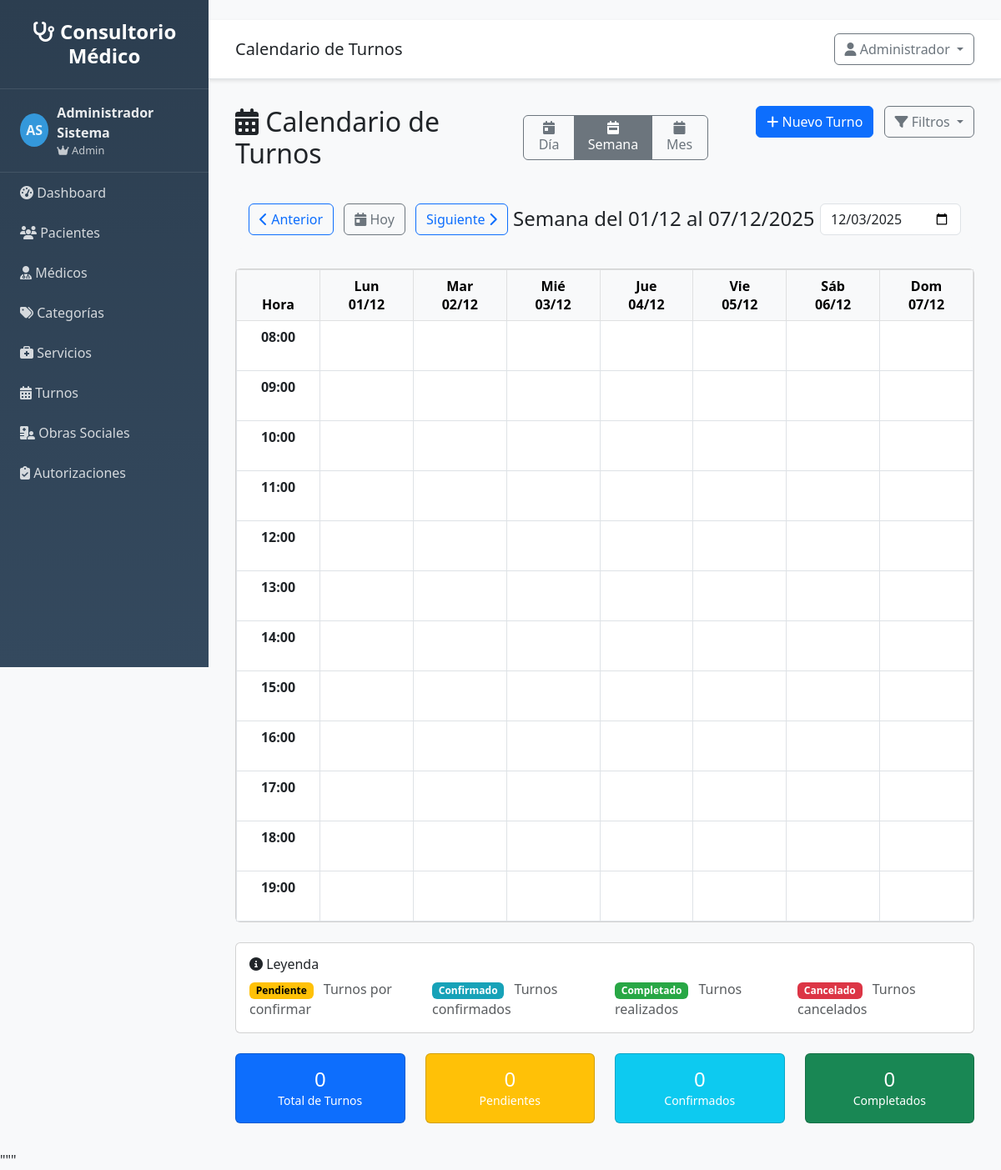
The page /turnos/calendario (signed in) on the database its author committed.
### src/models/usuario.py (models this page shows, shortened)
class Usuario(UserMixin, db.Model):
    __tablename__ = 'usuarios'
    __table_args__ = {'extend_existing': True}
    id = db.Column(db.Integer, primary_key=True)
    username = db.Column(db.String(80), unique=True, nullable=False)
    email = db.Column(db.String(120), unique=True, nullable=False)
    password_hash = db.Column(db.String(255), nullable=False)
    nombre = db.Column(db.String(100), nullable=False)
    apellido = db.Column(db.String(100), nullable=False)
    rol = db.Column(db.String(20), default='usuario')
    activo = db.Column(db.Boolean, default=True)
    ultimo_login = db.Column(db.DateTime)
    fecha_creacion = db.Column(db.DateTime, default=datetime.utcnow)
    @property
    def nombre_completo(self):
        return f"{self.nombre} {self.apellido}"
    def is_admin(self):
        return self.rol == 'admin'

### src/routes/turnos.py (the view, shortened to what this page needs)
@turnos_bp.route('/calendario')
@login_required
def calendario():
    fecha_param = request.args.get('fecha', date.today().isoformat())
    profesional_id = request.args.get('profesional_id', type=int)
    vista = request.args.get('vista', 'semana')  # dia, semana, mes
    try:
        try:
            fecha_base = datetime.strptime(fecha_param, '%Y-%m-%d').date()
        except ValueError:
            fecha_base = date.today()
        if vista == 'dia':
            fecha_inicio = fecha_base
            fecha_fin = fecha_base
        elif vista == 'semana':
            dias_desde_lunes = fecha_base.weekday()
            fecha_inicio = fecha_base - timedelta(days=dias_desde_lunes)
            fecha_fin = fecha_inicio + timedelta(days=6)
        else:  # mes
            fecha_inicio = fecha_base.replace(day=1)
            siguiente_mes = fecha_inicio.replace(month=fecha_inicio.month + 1) if fecha_inicio.month < 12 else fecha_inicio.replace(year=fecha_inicio.year + 1, month=1)
            fecha_fin = siguiente_mes - timedelta(days=1)
        turnos_query = Turno.query.filter(
            Turno.fecha >= fecha_inicio,
            Turno.fecha <= fecha_fin
        )
        if profesional_id:
            turnos_query = turnos_query.filter(Turno.profesional_id == profesional_id)
        turnos = turnos_query.order_by(Turno.fecha, Turno.hora).all()
        turnos_por_fecha = {}
        profesionales = ProfesionalService.get_all_profesionales()
        calendario_data = generar_datos_calendario(vista, fecha_base, turnos_por_fecha)
        estadisticas = calcular_estadisticas_calendario(turnos, vista)
        return render_template('turnos/calendario.html',
                             vista=vista,
                             fecha_base=fecha_base,
                             fecha_inicio=fecha_inicio,
                             fecha_fin=fecha_fin,
                             turnos_por_fecha=turnos_por_fecha,
                             profesionales=profesionales,
                             profesional_id=profesional_id,
                             calendario_data=calendario_data,
                             estadisticas=estadisticas,
                             formatear_fecha_es=formatear_fecha_es)
    except Exception as e:
        flash(f'Error al cargar calendario: {str(e)}', 'error')
        return render_template('turnos/calendario.html',
                             vista='semana',
                             fecha_base=date.today(),
                             turnos_por_fecha={},
                             profesionales=[],
                             calendario_data={},
                             estadisticas={})

### templates/turnos/calendario.html (shortened to what this page needs)
{% extends "base.html" %}
{% block page_title %}Calendario de Turnos{% endblock %}
{% block content %}
<div class="row mb-4">
    <div class="col-md-8">
        <div class="d-flex align-items-center">
            <h2 class="mb-0 me-4">
                <i class="fas fa-calendar-alt"></i> Calendario de Turnos
            </h2>
            <div class="btn-group me-3" role="group">
                <button type="button" class="btn btn-outline-secondary {% if vista == 'dia' %}active{% endif %}"
                        onclick="cambiarVista('dia')" id="btnDia">
                    <i class="fas fa-calendar-day"></i> Día
                </button>
                <button type="button" class="btn btn-outline-secondary {% if vista == 'semana' %}active{% endif %}"
                        onclick="cambiarVista('semana')" id="btnSemana">
                    <i class="fas fa-calendar-week"></i> Semana
                </button>
                <button type="button" class="btn btn-outline-secondary {% if vista == 'mes' %}active{% endif %}"
                        onclick="cambiarVista('mes')" id="btnMes">
                    <i class="fas fa-calendar"></i> Mes
                </button>
            </div>
        </div>
    </div>
    <div class="col-md-4 text-end">
        <a href="{{ url_for('turnos.nuevo') }}" class="btn btn-primary">
            <i class="fas fa-plus"></i> Nuevo Turno
        </a>
        <div class="btn-group ms-2">
            <button type="button" class="btn btn-outline-secondary dropdown-toggle" data-bs-toggle="dropdown">
                <i class="fas fa-filter"></i> Filtros
            </button>
        </div>
    </div>
</div>
<div class="row mb-4">
    <div class="col-12">
        <div class="calendar-navigation d-flex justify-content-between align-items-center">
            <div>
                <button class="btn btn-outline-primary" onclick="navegarCalendario('prev')">
                    <i class="fas fa-chevron-left"></i> Anterior
                </button>
                <button class="btn btn-outline-secondary mx-2" onclick="irAHoy()">
                    <i class="fas fa-calendar-day"></i> Hoy
                </button>
                <button class="btn btn-outline-primary" onclick="navegarCalendario('next')">
                    Siguiente <i class="fas fa-chevron-right"></i>
                </button>
            </div>
            <div>
                <h4 class="mb-0" id="fechaActual">{{ calendario_data.titulo or fecha_base.strftime('%B %Y') }}</h4>
            </div>
            <div>
                <input type="date" class="form-control" id="fechaSelector"
                       value="{{ fecha_base.isoformat() }}" onchange="irAFecha(this.value)">
            </div>
        </div>
    </div>
</div>
<div class="row">
    <div class="col-12">
        <div class="card">
            <div class="card-body p-0">
                <div id="vistaSemanal" class="calendar-view" {% if vista != 'semana' %}style="display: none;"{% endif %}>
                    <div class="table-responsive">
                        <table class="table table-bordered calendar-table mb-0">
                            <thead class="table-light">
                                <tr>
                                    <th width="100" class="text-center">Hora</th>
                                    {% if calendario_data.fechas %}
                                        {% for fecha in calendario_data.fechas %}
                                        <th class="text-center">
                                            <div>{{ formatear_fecha_es(fecha, 'dia_corto') }}</div>
                                            <div class="fw-bold">{{ fecha.strftime('%d/%m') }}</div>
                                        </th>
                                        {% endfor %}
                                    {% endif %}
                                </tr>
                            </thead>
                            <tbody id="calendarioSemanal">
                                {% for hora in calendario_data.horarios %}
                                <tr>
                                    <td class="text-center fw-bold">{{ '%02d:00'|format(hora) }}</td>
                                    {% if calendario_data.fechas %}
                                        {% for fecha in calendario_data.fechas %}
                                        <td class="calendar-cell" data-fecha="{{ fecha.isoformat() }}" data-hora="{{ hora }}"
                                            onclick="crearTurnoRapido('{{ fecha.isoformat() }}', '{{ '%02d:00'|format(hora) }}')">
                                            {% set turnos_dia = turnos_por_fecha.get(fecha.isoformat(), []) %}
                                        </td>
                                        {% endfor %}
                                    {% else %}
                                        {% for dia in range(7) %}
                                        <td class="calendar-cell" data-day="{{ dia }}" data-hora="{{ hora }}"></td>
                                        {% endfor %}
                                    {% endif %}
                                </tr>
                                {% endfor %}
                            </tbody>
                        </table>
                    </div>
                </div>
            </div>
        </div>
    </div>
</div>
<div class="row mt-4">
    <div class="col-12">
        <div class="card">
            <div class="card-body">
                <h6 class="card-title">
                    <i class="fas fa-info-circle"></i> Leyenda
                </h6>
                <div class="row">
                    <div class="col-md-3">
                        <span class="badge status-pendiente me-2">Pendiente</span>
                        <span class="text-muted">Turnos por confirmar</span>
                    </div>
                    <div class="col-md-3">
                        <span class="badge status-confirmado me-2">Confirmado</span>
                        <span class="text-muted">Turnos confirmados</span>
                    </div>
                    <div class="col-md-3">
                        <span class="badge status-completado me-2">Completado</span>
                        <span class="text-muted">Turnos realizados</span>
                    </div>
                    <div class="col-md-3">
                        <span class="badge status-cancelado me-2">Cancelado</span>
                        <span class="text-muted">Turnos cancelados</span>
                    </div>
                </div>
            </div>
        </div>
    </div>
</div>
<div class="row mt-4">
    <div class="col-md-3">
        <div class="card bg-primary text-white">
            <div class="card-body text-center">
                <h4 class="mb-0">{{ estadisticas.total_turnos or 0 }}</h4>
                <small>Total de Turnos</small>
            </div>
        </div>
    </div>
    <div class="col-md-3">
        <div class="card bg-warning text-white">
            <div class="card-body text-center">
                <h4 class="mb-0">{{ estadisticas.pendientes or 0 }}</h4>
                <small>Pendientes</small>
            </div>
        </div>
    </div>
    <div class="col-md-3">
        <div class="card bg-info text-white">
            <div class="card-body text-center">
                <h4 class="mb-0">{{ estadisticas.confirmados or 0 }}</h4>
                <small>Confirmados</small>
            </div>
        </div>
    </div>
    <div class="col-md-3">
        <div class="card bg-success text-white">
            <div class="card-body text-center">
                <h4 class="mb-0">{{ estadisticas.completados or 0 }}</h4>
                <small>Completados</small>
            </div>
        </div>
    </div>
</div>
{% endblock %}

### templates/base.html (shortened to what this page needs)
<!DOCTYPE html>
<html lang="es">
<head>
    <link href="https://cdn.jsdelivr.net/npm/bootstrap@5.3.0/dist/css/bootstrap.min.css" rel="stylesheet">
    <link href="https://cdnjs.cloudflare.com/ajax/libs/font-awesome/6.4.0/css/all.min.css" rel="stylesheet">
</head>
<body>
    <nav class="sidebar" id="sidebar">
        <div class="logo">
            <h4><i class="fas fa-stethoscope"></i> Consultorio Médico</h4>
        </div>
        {% if current_user and current_user.is_authenticated %}
        <div class="user-info">
            <div class="user-avatar">
                {{ current_user.nombre[0] if current_user.nombre else 'U' }}{{ current_user.apellido[0] if current_user.apellido else 'S' }}
            </div>
            <div>
                <div class="fw-bold">{{ current_user.nombre_completo if current_user.nombre_completo else 'Usuario' }}</div>
                <div style="font-size: 0.8em; opacity: 0.8;">
                    {% if current_user.is_admin and current_user.is_admin() %}
                        <i class="fas fa-crown"></i> Admin
                    {% elif current_user.is_medico and current_user.is_medico() %}
                        <i class="fas fa-user-md"></i> Médico
                    {% else %}
                        <i class="fas fa-user"></i> Usuario
                    {% endif %}
                </div>
            </div>
        </div>
        {% endif %}
        <ul class="nav flex-column">
            <li class="nav-item">
                <a class="nav-link" href="{{ url_for('main.index') }}">
                    <i class="fas fa-tachometer-alt"></i> Dashboard
            </a>
        </li>
            {% if current_user and current_user.is_authenticated %}
            <li class="nav-item">
                <a class="nav-link" href="{{ url_for('clientes.listar') if url_for else '#' }}">
                    <i class="fas fa-users"></i> Pacientes
                </a>
            </li>
            <li class="nav-item">
                <a class="nav-link" href="{{ url_for('profesionales.listar') if url_for else '#' }}">
                    <i class="fas fa-user-md"></i> Médicos
                </a>
            </li>
            <li class="nav-item">
                <a class="nav-link" href="{{ url_for('categorias.listar') if url_for else '#' }}">
                    <i class="fas fa-tags"></i> Categorías
                </a>
            </li>
            <li class="nav-item">
                <a class="nav-link" href="{{ url_for('servicios.listar') if url_for else '#' }}">
                    <i class="fas fa-briefcase-medical"></i> Servicios
                </a>
            </li>
            <li class="nav-item">
                <a class="nav-link" href="{{ url_for('turnos.listar') if url_for else '#' }}">
                    <i class="fas fa-calendar-alt"></i> Turnos
                </a>
            </li>
            <li class="nav-item">
                <a class="nav-link" href="{{ url_for('obras_sociales.listar') if url_for else '#' }}">
                    <i class="fas fa-hospital-user"></i> Obras Sociales
                </a>
            </li>
            <li class="nav-item">
                <a class="nav-link" href="{{ url_for('autorizaciones.listar') if url_for else '#' }}">
                    <i class="fas fa-clipboard-check"></i> Autorizaciones
                </a>
            </li>
            {% endif %}
        </ul>
    </nav>
    <div class="main-content">
        <div class="top-navbar d-flex justify-content-between align-items-center">
            <div>
                <h5 class="mb-0">{% block page_title %}Sistema de Gestión{% endblock %}</h5>
            </div>
            <div class="dropdown">
                <button class="btn btn-outline-secondary dropdown-toggle" type="button" data-bs-toggle="dropdown">
                    <i class="fas fa-user"></i>
                    {% if current_user and current_user.is_authenticated %}
                        {{ current_user.nombre if current_user.nombre else 'Usuario' }}
                    {% else %}
                        Invitado
                    {% endif %}
                </button>
            </div>
        </div>
        <div class="content-wrapper">
            {% block content %}{% endblock %}
        </div>
    </div>
</body>
</html>

### rows shown on the page
Usuario: nombre "A", apellido "S", nombre+apellido "Administrador Sistema", nombre "Administrador"

### other values the page prints
{{ calendario_data.titulo or fecha_base.strftime('%B %Y') }} "Semana del 01/12 al 07/12/2025"
{{ fecha.strftime('%d/%m') }} "01/12" "02/12" "03/12" "04/12" "05/12" "06/12" "07/12"
{{ '%02d:00'|format(hora) }} "08:00" "09:00" "10:00" "11:00" "12:00" "13:00" "14:00" "15:00" "16:00" "17:00" "18:00" "19:00"
{{ estadisticas.total_turnos or 0 }} "0"
{{ estadisticas.pendientes or 0 }} "0"
{{ estadisticas.confirmados or 0 }} "0"
{{ estadisticas.completados or 0 }} "0"
